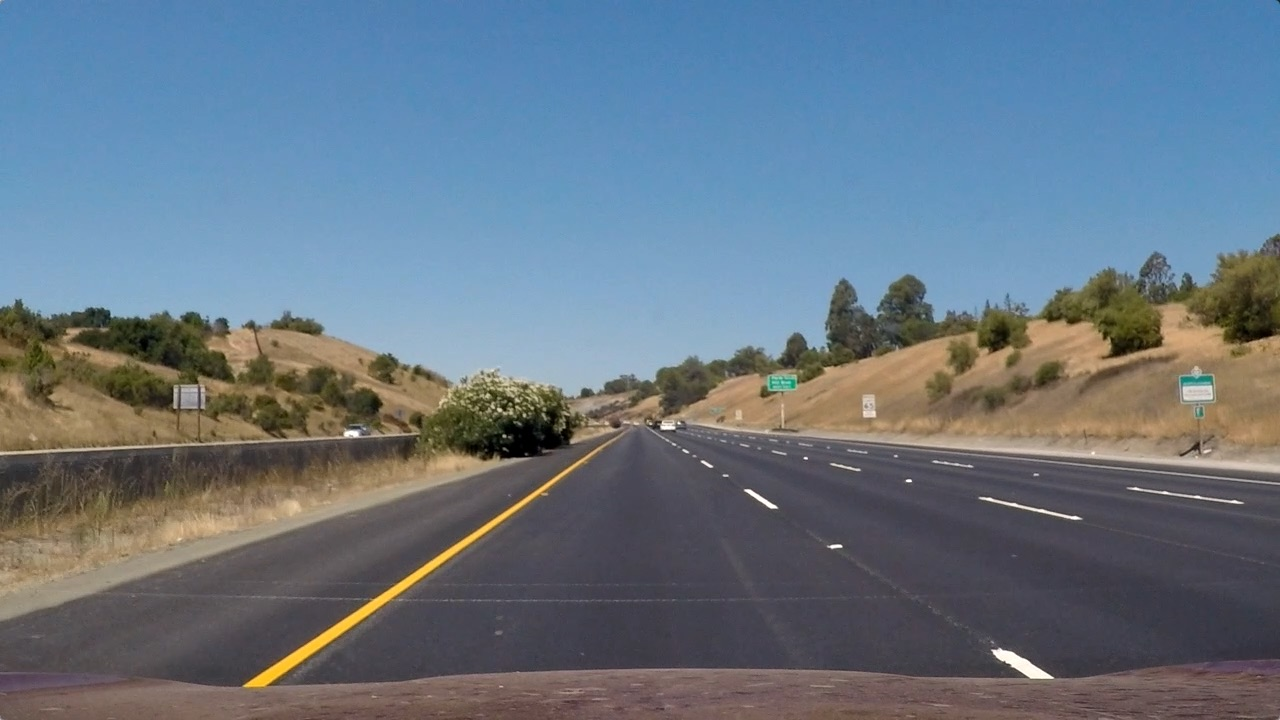
#> input picture test_images/straight_lines1.jpg, 1280 x 720 px
$ python -i filters.py   (imports and definitions only)   (older library calls are emulated)
#> lines starting #> are read from the running program, lines starting #| are printed output that depends on the picture; after the words box and inside, x2 and y2 are one past the last pixel; in counts of white or black regions, pixels touching at a corner belong together
#!/usr/bin/env python
import matplotlib.image as mpimg
import cv2
import numpy as np
import math


def soebel_filter(img, direction='x', sobel_kernel=7, thresh_min=37, thresh_max=169):
    # convert to gray
#> called with direction = 'x', sobel_kernel = 7, thresh_min = 37, thresh_max = 169
    gray = cv2.cvtColor(img, cv2.COLOR_RGB2GRAY)
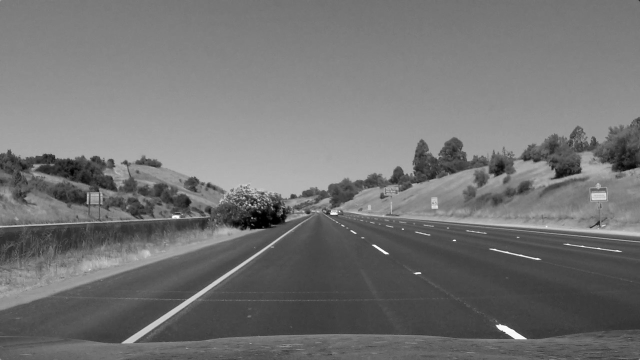
#> gray: shape (720, 1280) (shown at 1/2 size); min 0, max 255, mean 114.9
    # Calculate the derivative in the  direction
    if direction == 'x':
        _sobel = cv2.Sobel(gray, cv2.CV_64F, 1, 0, ksize=sobel_kernel)
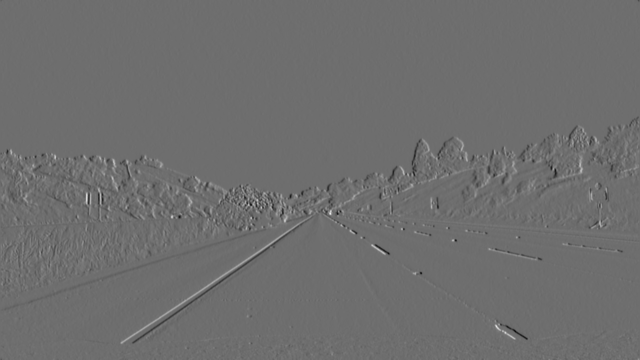
#> _sobel: shape (720, 1280) float64 (shown at 1/2 size); min -80335, max 105322, mean -20.6; drawn with min black and max white
    elif direction == 'y':
        _sobel = cv2.Sobel(gray, cv2.CV_64F, 0, 1, ksize=sobel_kernel)
    abs_sobelx = np.absolute(_sobel)
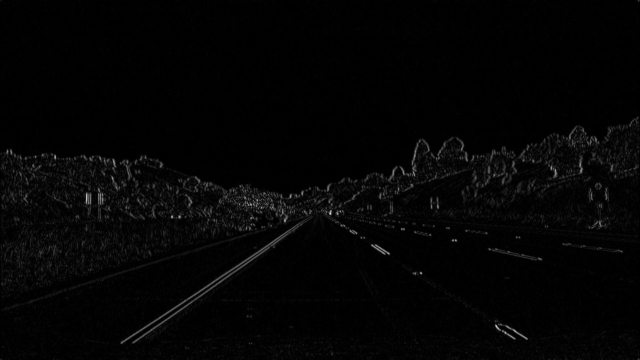
#> abs_sobelx: shape (720, 1280) float64 (shown at 1/2 size); min 0, max 105322, mean 1967.3; drawn with min black and max white
    # Convert the absolute value image to 8-bit:
    scaled_sobel = np.uint8(255*abs_sobelx/np.max(abs_sobelx))

    sxbinary = np.zeros_like(scaled_sobel, np.uint8)
    sxbinary[(scaled_sobel >= thresh_min) & (scaled_sobel <= thresh_max)] = 1

    return sxbinary

# Define a function to return the magnitude of the gradient
# for a given sobel kernel size and threshold values
# [81 lines left out: functions mag_thresh, dir_thresh, s_select, l_select, h_select, laplacian and 1 more, not called in this run]

>>> import cv2
>>> picture = cv2.cvtColor(cv2.imread('test_images/straight_lines1.jpg'), cv2.COLOR_BGR2RGB)
>>> result = soebel_filter(picture)
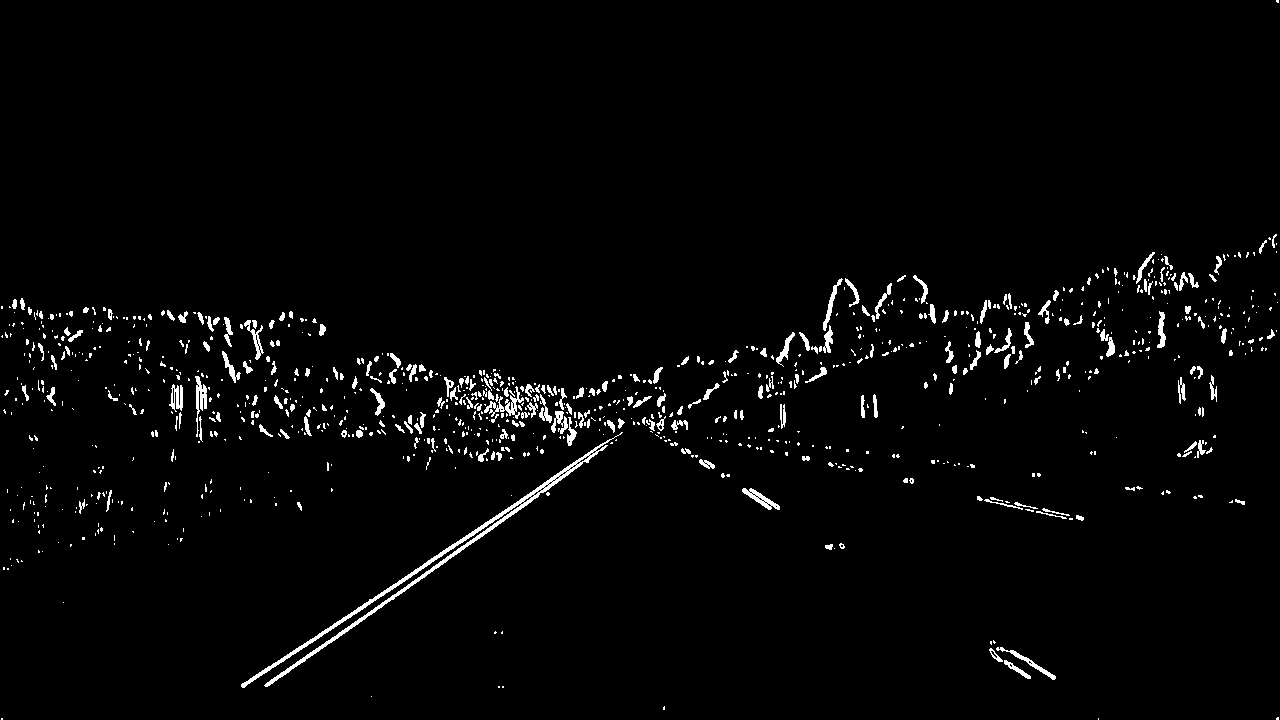
#> result: shape (720, 1280); values 0 (black) and 1 (white), 2.3% white; 1017 white regions (774 under 20 px), largest, box (x1, y1, x2, y2) and area: (241, 432, 623, 688) 3106, (484, 386, 524, 419) 357, (195, 376, 207, 437) 303

$ run again, on test_images/test1.jpg
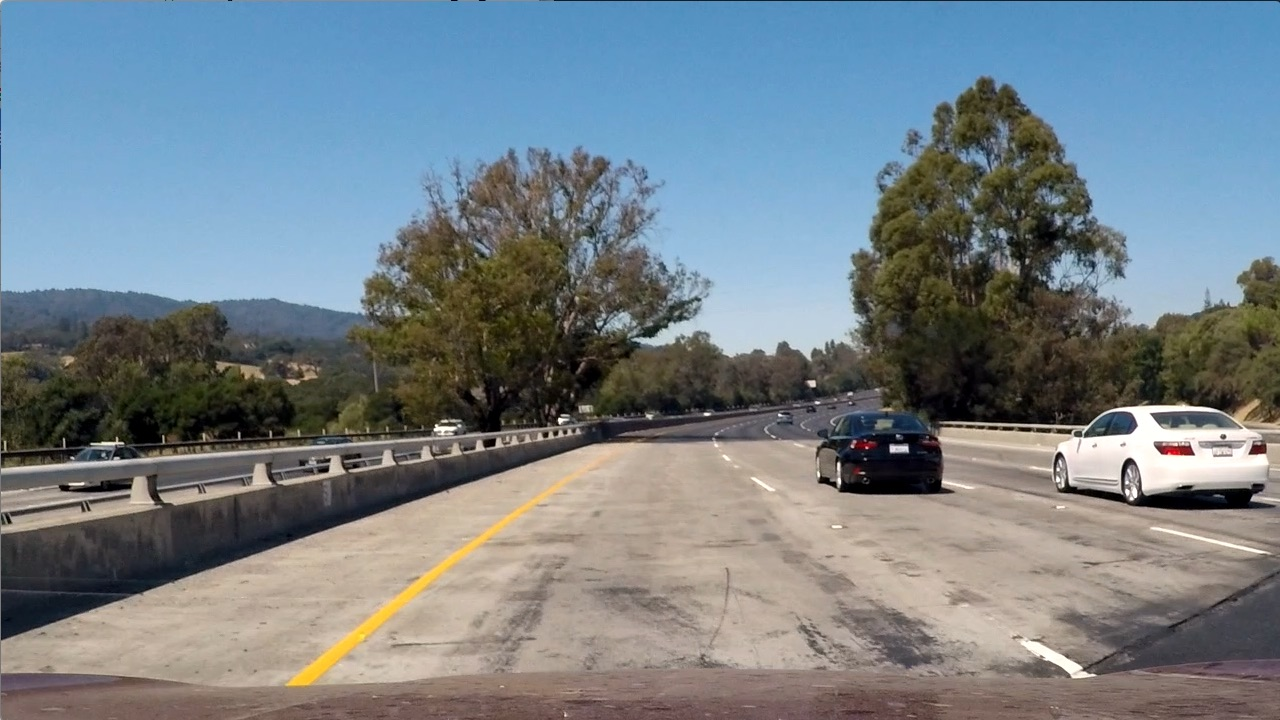
#> input picture test_images/test1.jpg, 1280 x 720 px
#> in soebel_filter, `_sobel = cv2.Sobel(gray, cv2.CV_64F, 1, 0, ksize=sobel_kernel)`:
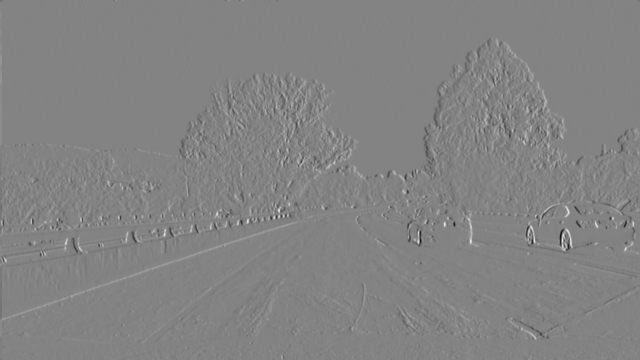
#> _sobel: shape (720, 1280) float64 (shown at 1/2 size); min -138705, max 130966, mean 9.1; drawn with min black and max white
#> `result = soebel_filter(picture)`:
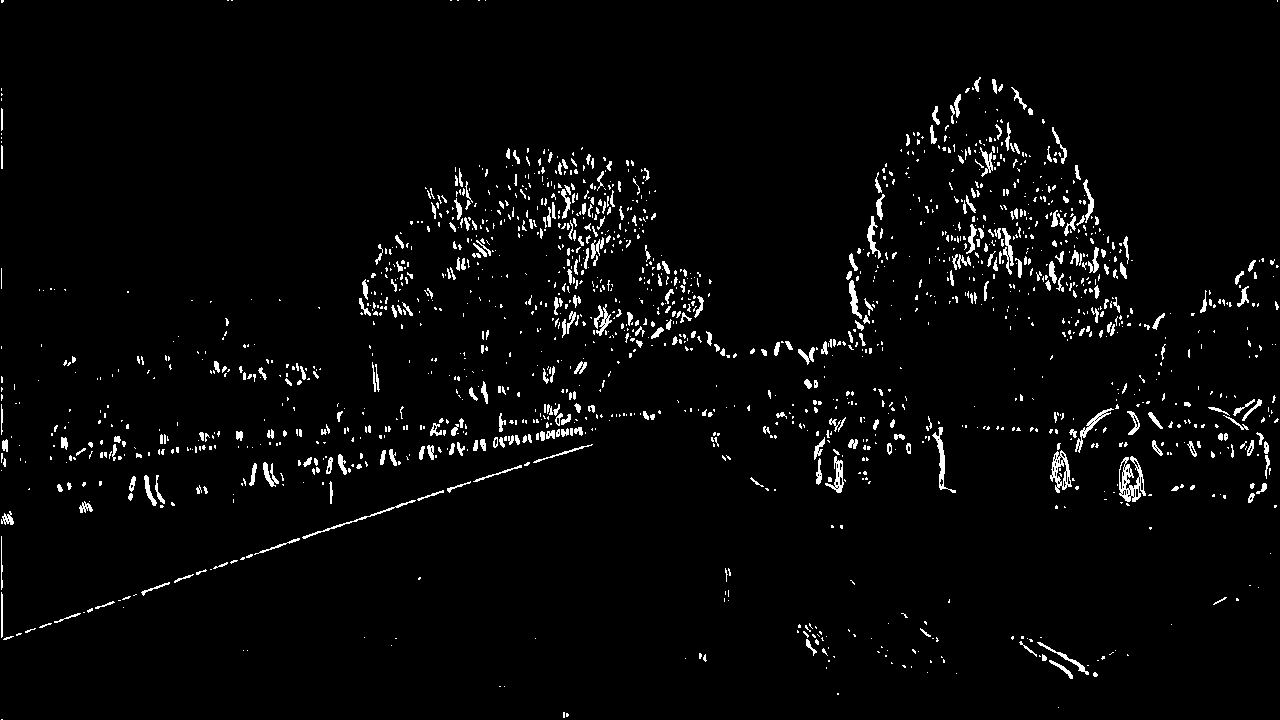
#> result: shape (720, 1280); values 0 (black) and 1 (white), 3% white in thin lines or dots

$ run again, on test_images/test2.jpg
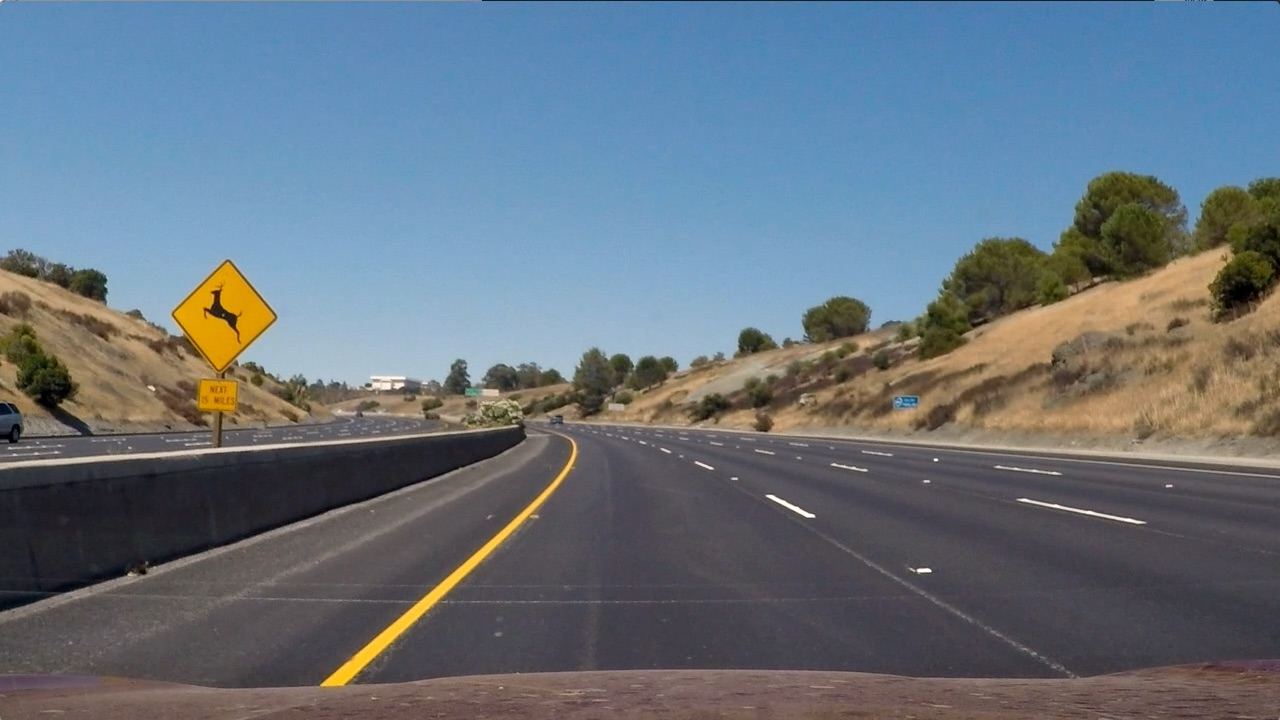
#> input picture test_images/test2.jpg, 1280 x 720 px
#> in soebel_filter, `_sobel = cv2.Sobel(gray, cv2.CV_64F, 1, 0, ksize=sobel_kernel)`:
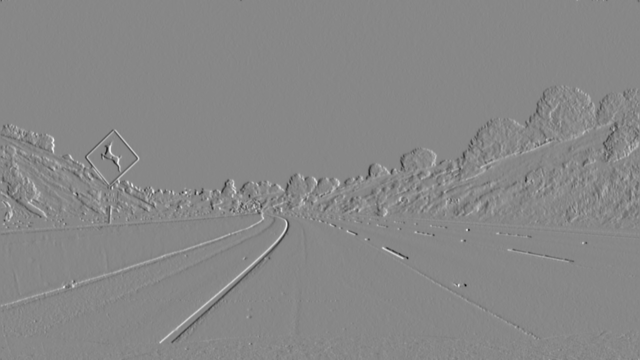
#> _sobel: shape (720, 1280) float64 (shown at 1/2 size); min -87331, max 76943, mean -14.7; drawn with min black and max white
#> `result = soebel_filter(picture)`:
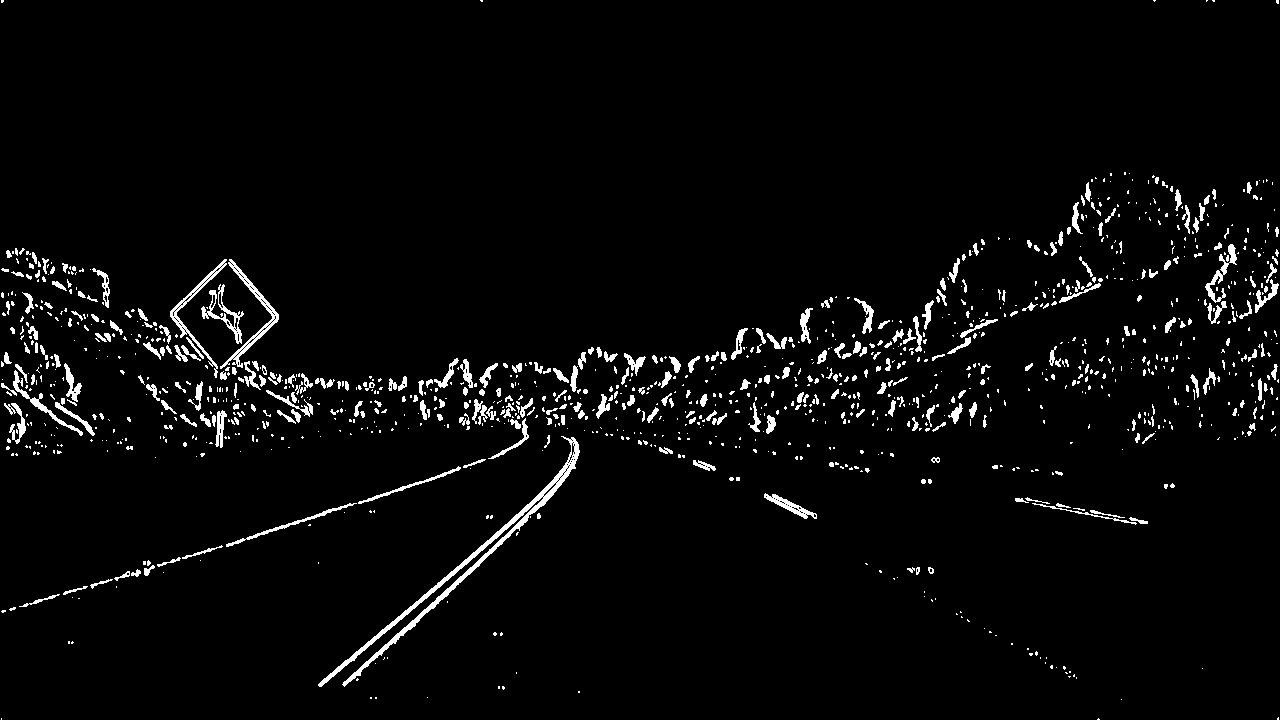
#> result: shape (720, 1280); values 0 (black) and 1 (white), 3.4% white; 1225 white regions (898 under 20 px), largest, box (x1, y1, x2, y2) and area: (318, 436, 580, 687) 3180, (220, 259, 279, 369) 833, (170, 259, 227, 378) 686
